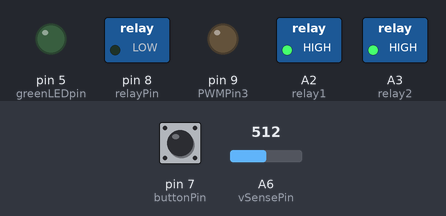
This sketch was run on a simulated Arduino Pro Mini, built with avr-gcc and run on an emulated ATmega328P. Parts: switched loads named in the sketch (green lamp = pin HIGH), output pins drawn as LEDs (lit = HIGH). Inputs (shaded band) come from the test bench; at power-on: pin 7 (buttonPin) LOW, A6 (vSensePin) = 512. What the sketch prints to the serial monitor is not drawn.

Above: at 1.3 s.
1.4 s: pin 7 (buttonPin) pulled HIGH for 3.2 s
At 3.8 s:
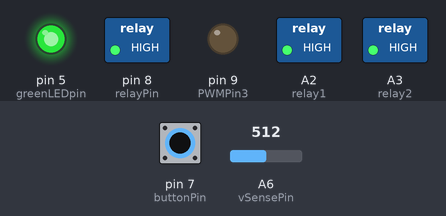
Timing chart, 0 to 5.3 s (numbered marks = the images above; inputs shaded):
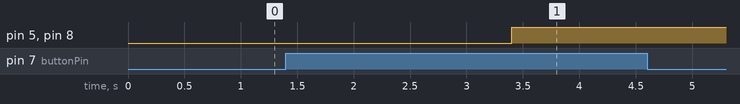

Measured:
- after the input at 1.4 s, pin 5 (greenLEDpin), pin 8 (relayPin): LOW → HIGH after 2.0 s

The sketch:

CM2150_SSS_Rev10_Primary.ino
```cpp
// (licence header left out)
#include <mcp_can.h>
#include <SPI.h>
#include <Wire.h>

//J1939
MCP_CAN CAN0(14); // Set CS to pin A0

//CAN2
MCP_CAN CAN1(15);  // Set CS to pin A1

const int vSensePin   = A6;
int vSense = 0;
int safe12mV = 0;
int buttonPin = 7;
int relayPin = 8;
int relay1 = A2;
int relay2 = A3;

int PWMPin3 = 9;
int PWMPin4 = 10;

int greenLEDpin = 5;
int greenLEDstate = LOW;
int relayState = LOW;

//initialize storage for 50 CAN messages to be transmitted.
int numCANmsgs = 0;
byte CANchannel[50];
unsigned long CANIDs[50];
int CANtxPeriod[50];
byte CANmessages[50][8];
unsigned long previousCANmillis[50];

unsigned long buttonDelay = 2000;
unsigned long currentMillis = millis();
unsigned long previousMillis = 0;
unsigned long previousMillis10 = 0;
unsigned long previousMillis50 = 0;
unsigned long previousMillis100 = 0;
unsigned long previousMillis200 = 0;
unsigned long previousMillis1000 = 0;

int buttonState;             // the current reading from the input pin
int lastButtonState = LOW;   // the previous reading from the input pin
unsigned long lastDebounceTime = 0;  // the last time the output pin was toggled

//boolean newI2C = false;
boolean newI2C = true;

int i=0;

byte buffer[14] = {0x00,0xFF,0xFF,0xFF,0x00,0x2F,0xFF,0xFF,0xFF,0xFF,0xFF,0xFF,0xFF,0xFF};

unsigned char stmp[8] = {0, 0, 0, 0, 0, 0, 0, 0};
long count = 0;


void setup()
{
  pinMode(relayPin,INPUT_PULLUP);


//  Wire.begin(4); //Join the i2C Bus with address 4
//  Wire.onReceive(buildCANMessage); //see request Event at the bottom of the code


  // initialize the digital pins.
  pinMode(vSensePin, INPUT);
  pinMode(buttonPin, INPUT);
  pinMode(PWMPin3, OUTPUT);
  //pinMode(PWMPin4, OUTPUT); //This pin may be overpowered by SPI.
  pinMode(greenLEDpin, OUTPUT);
  pinMode(relayPin, OUTPUT);
  pinMode(relay1, OUTPUT);
  pinMode(relay2, OUTPUT);

  // Analog write gives outputs with the duty cycle of 50% with a value of 127
  analogWrite(PWMPin3,0);
  //analogWrite(PWMPin4,0);

  digitalWrite(greenLEDpin,greenLEDstate);
  digitalWrite(relayPin, LOW);
  digitalWrite(relay1, HIGH);
  digitalWrite(relay2, HIGH);

  Serial.begin(115200);
  delay(100);
  Serial.println("Synercon Technologies, LLC");
  Serial.println("Smart Sensor Simulator");
  Serial.println("Programmed to control the Rev 10 SSS board");
  Serial.println("Due to the various programming options of ECMs, this system is not guaranteed to be fault free.");
  Serial.println("Software revision date: 9 March 2015");
  Serial.println("Copyright 2014, all rights reserved.");
  Serial.println();


  // init can bus
  Serial.println("Setting up CAN0 for J1939..."); //J1939
  if(CAN0.begin(CAN_250KBPS) == CAN_OK) Serial.println("CAN0 init ok!!");
  else Serial.print("CAN0 init fail!!\r\n");

//
//  Serial.println("Setting up CAN1..."); //Engine CAN or CAN2 on the SSS
//  if(CAN1.begin(CAN_666KBPS) == CAN_OK) Serial.println("CAN1 init ok!!");
//  else Serial.print("CAN1 init fail!!\r\n");
//
//
////Build a blank message as a holder
  numCANmsgs=0;
  CANIDs[numCANmsgs] = 0x18F0010B;
  CANtxPeriod[numCANmsgs] = 100;
  CANchannel[numCANmsgs]=0x00;
  for (int j = 0; j<8; j++)
    {
      CANmessages[numCANmsgs][j] =  0x00;
    }
//
}


void loop()
{
  currentMillis = millis();
  int reading = digitalRead(buttonPin);

  vSense = analogRead(vSensePin);
  safe12mV=map(vSense,0,632,0,12356);

  if (safe12mV < 9000)
    { //Blink if there is not enough power.
    if ((currentMillis - previousMillis200) > 200)
      { // Do this every 200 milliseconds
        //Serial.println(safe12mV);
        previousMillis200 = currentMillis;
        greenLEDstate=!greenLEDstate;
      }
  }
  else
  {


    if (reading != lastButtonState)
      { // reset the debouncing timer
      lastDebounceTime = millis();
      }

    if ((millis() - lastDebounceTime) > buttonDelay)
      {
      // whatever the reading is at, it's been there for longer
      // than the debounce delay, so take it as the actual current state:

      // if the button state has changed:
      if (reading != buttonState) {
        buttonState = reading;

        // only toggle the LED if the new button state is HIGH
        if (buttonState == HIGH) {
           relayState= !relayState;
           greenLEDstate = relayState;
           buttonState == LOW;
           reading = LOW;
           buttonDelay = 100; //Enables a short off period before cycling the
        }
        else
        {
           buttonDelay = 2000;
        }
      }
    }
  }

if (relayState){
     currentMillis = millis();
    if ((currentMillis - previousMillis100) >= 100) { // Do this every 100 milliseconds
        previousMillis100 = currentMillis;

        //The following J1939 Sources are found in the Parameters screen of DDDL software

        CAN0.sendMsgBuf(0x18F00131, 1, 8, stmp); //Electronic Brake Controller from SA=49
        CAN0.sendMsgBuf(0x18F0010B, 1, 8, stmp); //Electronic Brake Controller from SA=11
        CAN0.sendMsgBuf(0x18FEF111, 1, 8, stmp); //CCVS from SA=17
        CAN0.sendMsgBuf(0x18FEF121, 1, 8, stmp); //CCVS from SA=33
        CAN0.sendMsgBuf(0x18FEF131, 1, 8, stmp); //CCVS from SA=49
        CAN0.sendMsgBuf(0x18E00011, 1, 8, stmp); //Cab Message 1 CM1  from SA=17
        CAN0.sendMsgBuf(0x18E00031, 1, 8, stmp); //Cab Message 1 CM1  from SA=49

      }

    if(currentMillis - previousMillis10 >= 10) {
        previousMillis10 = currentMillis; // resets the loop timer

        CAN0.sendMsgBuf(0x0CF00203, 1, 8, stmp);  // Electronic Transmission Controller 1 (ETC1)
      }
      if(currentMillis - previousMillis50 >= 50) {
        previousMillis50 = currentMillis; // resets the loop timer

        CAN0.sendMsgBuf(0x0CF00311, 1, 8, stmp);  // EEC2 Electronic controller 2
      }
      if(currentMillis - previousMillis1000 >= 1000) {
        previousMillis1000 = currentMillis; // resets the loop timer

        CAN0.sendMsgBuf(0x18FEE411, 1, 8, stmp);  // Shutdown PGN 65252

      }
  } //fi relayState

//  if (relayState){
//   for (int i = 0; i < numCANmsgs; i++){
//      currentMillis = millis();
//      unsigned long spacing = (unsigned long) CANtxPeriod[i];
//      if ((currentMillis - previousCANmillis[i]) > CANtxPeriod[i]) { // Do this on time.
//        previousCANmillis[i] = currentMillis;
//        if (CANchannel[i] == 0) CAN0.sendMsgBuf(CANIDs[i], 1, 8, CANmessages[i]);
//        else if (CANchannel[i] == 0x20) CAN1.sendMsgBuf(CANIDs[i], 1, 8, CANmessages[i]);
//      }
//     }
//  } //fi relayState
//

  digitalWrite(greenLEDpin,relayState);
  digitalWrite(relayPin, relayState);

  lastButtonState = reading;
  }


//// function that executes whenever data is requested by master
//// this function is registered as an event, see setup()
//// These may need to be arguments: int numCANmsgs, int CANchannel[50],long CANIDs[50],int CANtxPeriod[50],byte CANmessages[50][8]
void buildCANMessage(int numBytes){
  //Serial.write("Receved i2c Message.");


  i=0;
  while ( Wire.available() )
  {
    buffer[i] = Wire.read();
    i++;
   // delay(1);
  }
  if ((buffer[0] & 0x80) == 0x80) numCANmsgs=0;
  else {
    byte ID0 = buffer[0] & 0x1F;
    byte ID1 = buffer[1];
    byte ID2 = buffer[2];
    byte ID3 = buffer[3];

    if (numCANmsgs ==50) numCANmsgs = 0;


    CANchannel[numCANmsgs] = buffer[0] & 0x20;

    CANIDs[numCANmsgs] = (unsigned long)ID0 << 24 | (unsigned long)ID1 <<16 | (unsigned long)ID2 << 8 | (unsigned long)ID3;

    CANtxPeriod[numCANmsgs] = (int)buffer[4] <<8 | (int)buffer[5];

    for (int j = 6; j<14; j++){
      CANmessages[numCANmsgs][j-6] =  buffer[j];
    }
    numCANmsgs++;
  }


}
```
